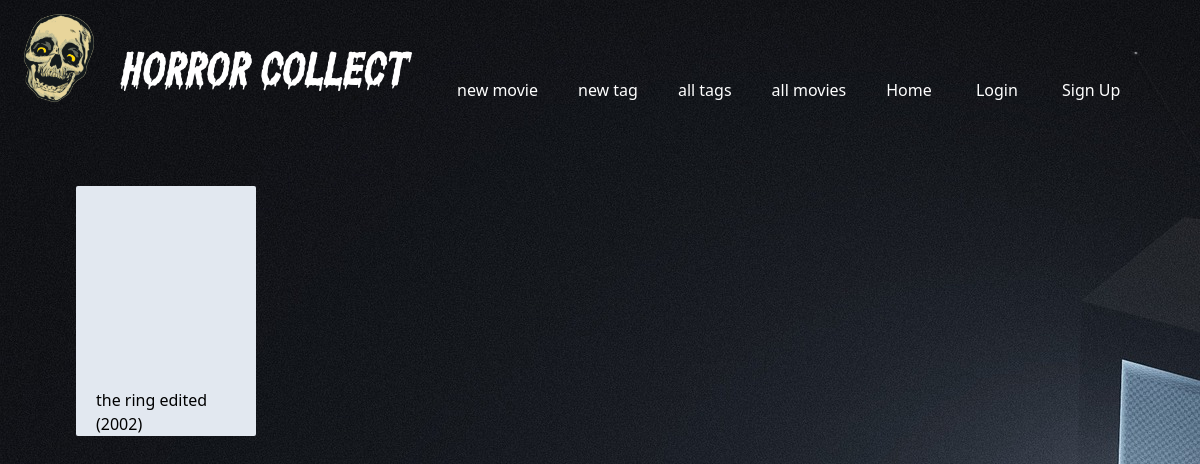
Before: /movies with the older database file.
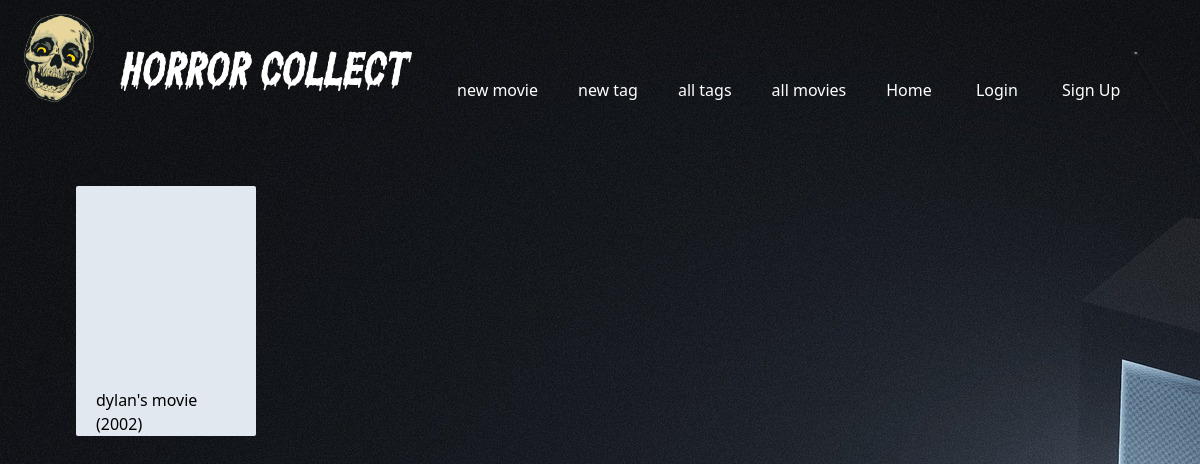
After: the same page with the newer database file.
### app/models.py (models this page shows)
class Movie(db.Model):
  id = db.Column(db.Integer, primary_key=True)
  title = db.Column(db.String(255), nullable=False)
  release_year = db.Column(db.String(4))
  tags = db.relationship('Tag', secondary='movie_tags', back_populates='movies')

### app/controllers/movies.py (the view)
@movies.route('/movies')
def index():
  movies = Movie.query.all()
  return render_template('movies/index.html', movies=movies)

### app/templates/movies/index.html
{% extends 'layouts/base.html' %} {% block content %}
<div class="flex flex-row justify-left flex-wrap m-12">
  {% for movie in movies %}
  <div class="bg-slate-200 m-7 text-black rounded-sm w-[180px] h-[250px]  flex justify-center items-end">
    <a href="{{ url_for('movies.show', id=movie.id) }}" class="">{{ movie.title }} ({{ movie.release_year }})</a>
  </div>
  {% endfor %}
</div>
{% endblock %}

### app/templates/layouts/base.html (shortened to what this page needs)
<!DOCTYPE html>
<html>
  <head>
    <script src="https://cdn.tailwindcss.com"></script>
    <link rel="stylesheet" href="/static/style.css" />
  </head>
  <body class="bg-[url('/static/images/tv.jpg')] text-white">
    {% include "partials/header.html" %}
    <main>{% block content %}{% endblock %}</main>
  </body>
</html>

### app/templates/partials/header.html (shortened to what this page needs)
<div class="w-full h-[110px] flex flex-row items-end p-6 pb-2">
  <img class="w-[70px] pt-3" src="/static/images/cackle.png">
  <a class="text-3xl p-2 mb-1 font-['horrorFont']" href="{{ url_for('main.index') }}">Horror Collect</a>
  <a href="{{ url_for('movies.new') }}">new movie</a>
  <a href="{{ url_for('tags.new') }}">new tag</a>
  <a href="{{ url_for('tags.index') }}">all tags</a>
  <a href="{{ url_for('movies.index') }}">all movies</a>
  <div class="navbar-end">
    <a href="{{ url_for('main.index') }}" class="navbar-item">
        Home
    </a>
    {% if not current_user.is_authenticated %}
    <a href="{{ url_for('auth.login') }}" class="navbar-item">
        Login
    </a>
    <a href="{{ url_for('auth.signup') }}" class="navbar-item">
        Sign Up
    </a>
    {% endif %}
</div>
</div>

### app/static/style.css (style rules this page uses)
a { margin: 0px 20px; }

Changed rows visible on the page:
changed Movie: title "the ring edited" → "dylan's movie"
